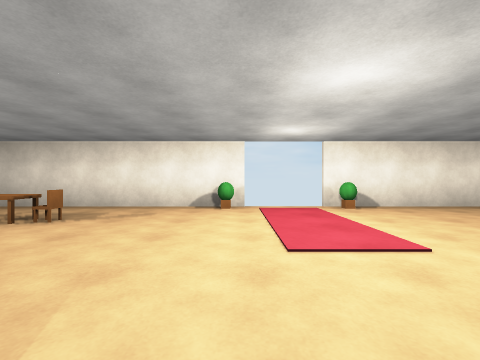
view 1 (above)

13 first-person views from a walk through a scene from a Unity 3-D project. The camera is 1.2 m above the floor, looks level and sees 90° across. Doors are open. The floor is counted in squares, 2 m on a side. Each view is taken from the middle of a square. On the plan, view 1 faces up. The plan holds only what a view shows up to about 9 squares ahead; the rest is blank. The player character is not drawn.

view 2
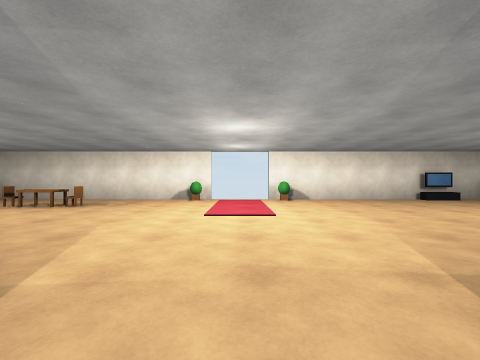

view 3
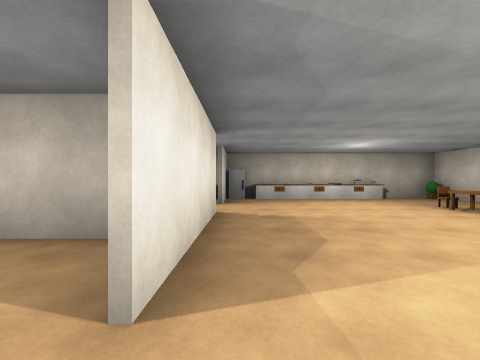

view 4
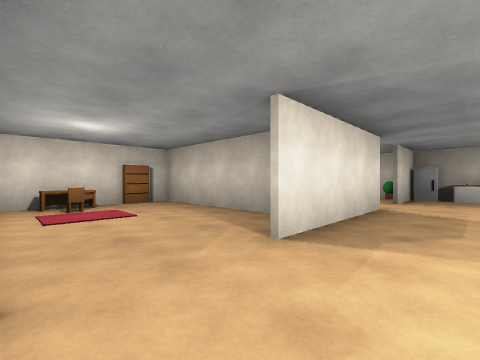

view 5
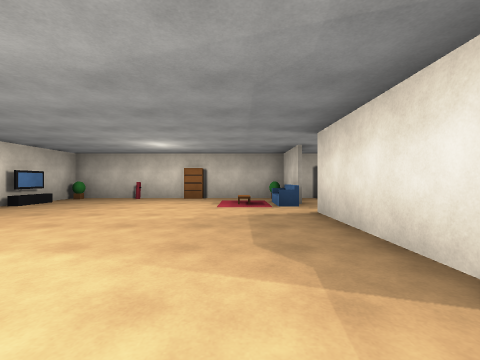

view 6
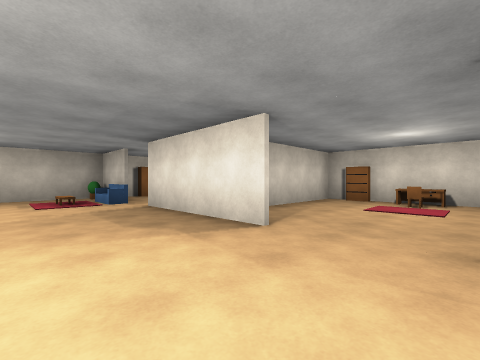

view 7
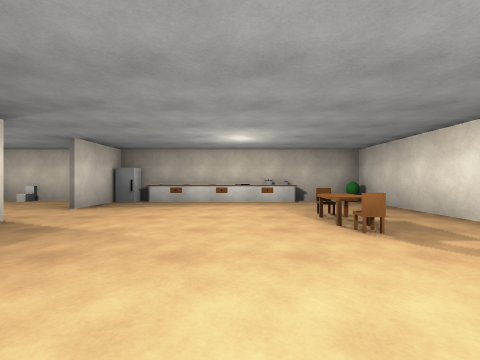

view 8
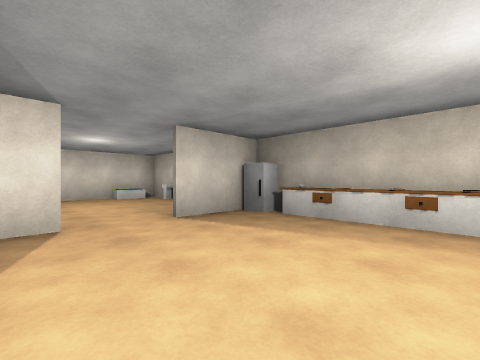

view 9
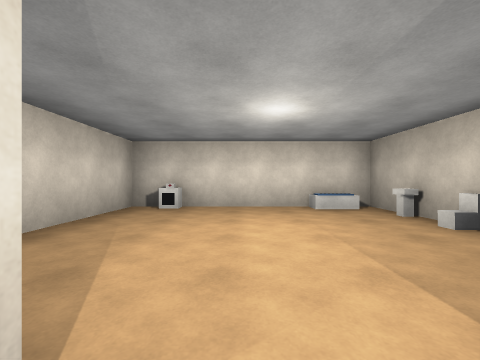

view 10
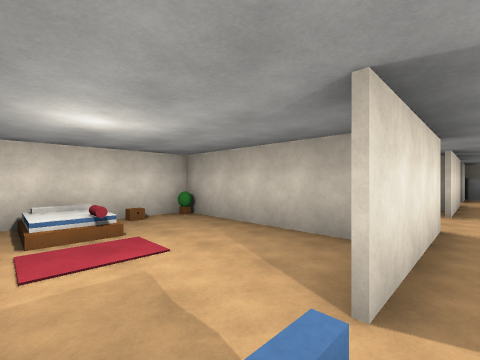

view 11
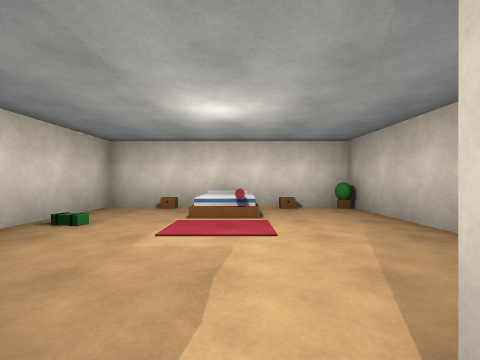

view 12
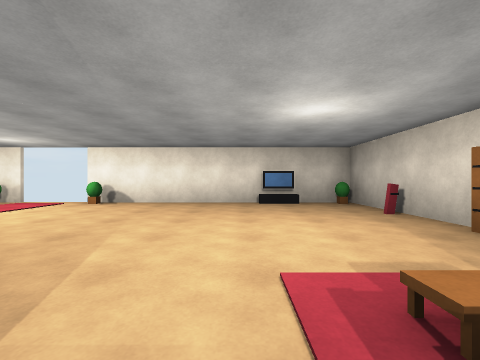

view 13
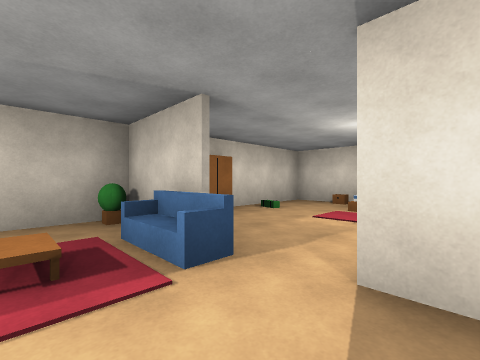

### Floor plan
Key: @ floor where view 1 was taken; # wall or solid block; . floor; / step, stairs or slope; D open door; O other object.
Columns run from 7 left of view 1 to 9 right of it. Each row starts with its distance up from view 1.
  6 #######DDD#######
  5 #......ODO....O.#
  4 #..OO...........#
  3 OO.OO...........O
  2 O...............O
  1 O...............#
  0 OO.....@....../.#
 -1 O............./O#
 -2 ###.####..###..##
 -3 #.....#....#....#
 -4 #.....#....#.../#
 -5 O.....#.O..#.//.#
 -6 #O...O#OO.O#///.#
 -7 #################

Where each view was taken, in squares from view 1:
view 1: 0 up, 0 right, facing up
view 2: 2 down, 1 right, facing up
view 3: 1 down, 1 right, facing left
view 4: 0 up, 2 right, facing down-left
view 5: 0 up, 1 right, facing right
view 6: 1 up, 0 right, facing down-right
view 7: 2 up, 0 right, facing left
view 8: 2 up, 3 left, facing down-left
view 9: 1 down, 4 left, facing down
view 10: 1 down, 7 right, facing down-left
view 11: 1 down, 6 right, facing down
view 12: 1 down, 6 right, facing up
view 13: 0 up, 5 right, facing down-right
